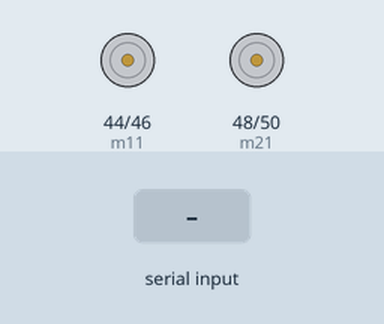
Recording of a sketch running on a simulated Arduino Mega 2560, built with avr-gcc and run on an emulated ATmega2560. On the bench: motor-driver pin pairs drawn as motors (green arrow = first pin HIGH = forward, orange = second pin HIGH = backward, longer = more drive, scaled by the enable pin). Inputs (shaded band) come from the test bench.

Above: at 2.2 s.
2.3 s: "2" received over Serial
At 3.1 s:
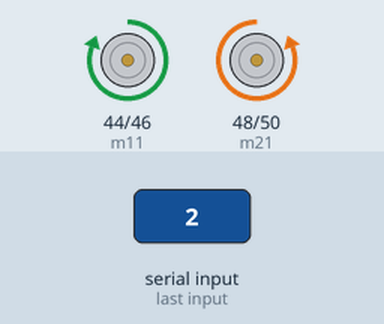
3.8 s: "8" received over Serial
At 4.2 s:
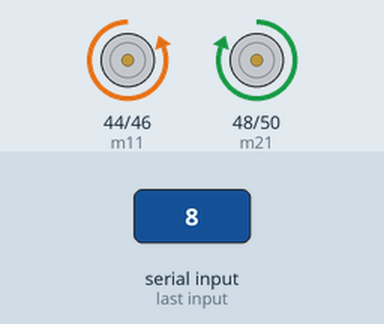
5.3 s: "4" received over Serial
At 6.5 s:
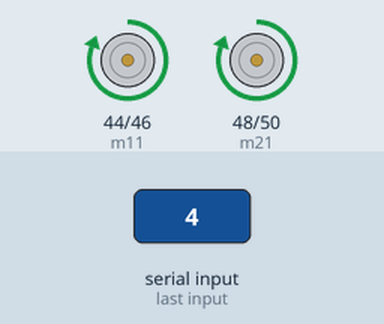
6.8 s: "6" received over Serial
At 7.7 s:
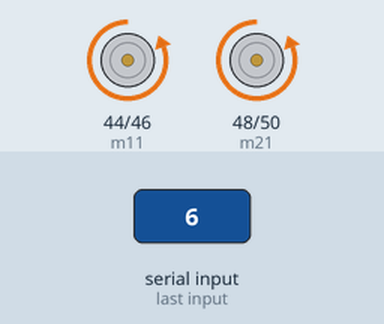
8.3 s: "5" received over Serial
At 8.8 s:
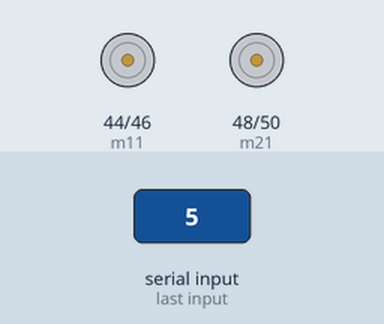
Timing chart, 0 to 10.8 s (numbered marks = the images above; inputs shaded):
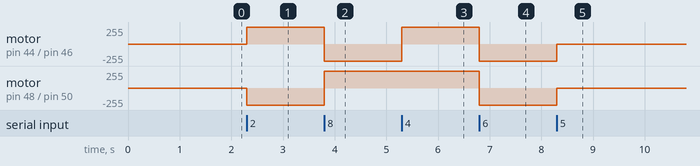

Measured:
- after the input at 2.3 s, motor on pin 44 (m11) / pin 46 (m12): stopped → forward 255/255 at once; motor on pin 48 (m21) / pin 50 (m22): stopped → backward 255/255 at once
- after the input at 3.8 s, motor on pin 44 (m11) / pin 46 (m12): forward 255/255 → backward 255/255 at once; motor on pin 48 (m21) / pin 50 (m22): backward 255/255 → forward 255/255 at once
- after the input at 5.3 s, motor on pin 44 (m11) / pin 46 (m12): backward 255/255 → forward 255/255 at once
- after the input at 6.8 s, motor on pin 44 (m11) / pin 46 (m12), motor on pin 48 (m21) / pin 50 (m22): forward 255/255 → backward 255/255 at once
- after the input at 8.3 s, motor on pin 44 (m11) / pin 46 (m12), motor on pin 48 (m21) / pin 50 (m22): backward 255/255 → stopped at once

The sketch:

motor_test.ino
```cpp
// Motor Pins
const int EN1 = 42;
const int m11 = 44;
const int m12 = 46;
const int m21 = 48;
const int m22 = 50;
const int EN2 = 52;

// Functions
void forward();
void backward();
void leftTurn();
void rightTurn();
void stopM();

void setup() {
  Serial.begin(9600);

  pinMode(EN1, OUTPUT);
  pinMode(EN2, OUTPUT);
  digitalWrite(EN1, HIGH);
  digitalWrite(EN2, HIGH);
  pinMode(m21, OUTPUT);
  pinMode(m22, OUTPUT);
  pinMode(m11, OUTPUT);
  pinMode(m12, OUTPUT);
  delay(1000);
}

void loop() {
  if (Serial.available() > 0) {
    char ch = Serial.read();
    if (ch == '2')            // Forward
      forward();
    else if (ch == '8')       // Backword
      backward();
    else if (ch == '4')       // Left Turn
      leftTurn();
    else if (ch == '6')       // Right Turn
      rightTurn();
    else if (ch == '5')
      stopM();
  }
}

void backward() {
  digitalWrite(m12, HIGH);
  digitalWrite(m11, LOW);
  digitalWrite(m21, HIGH);
  digitalWrite(m22, LOW);
}

void forward() {
  digitalWrite(m12, LOW);
  digitalWrite(m11, HIGH);
  digitalWrite(m21, LOW);
  digitalWrite(m22, HIGH);
}

void leftTurn() {
  digitalWrite(m12, LOW);
  digitalWrite(m11, HIGH);
  digitalWrite(m21, HIGH);
  digitalWrite(m22, LOW);
}

void rightTurn() {
  digitalWrite(m12, HIGH);
  digitalWrite(m11, LOW);
  digitalWrite(m21, LOW);
  digitalWrite(m22, HIGH);
}

void stopM() {
  digitalWrite(m12, LOW);
  digitalWrite(m11, LOW);
  digitalWrite(m21, LOW);
  digitalWrite(m22, LOW);
}
```
